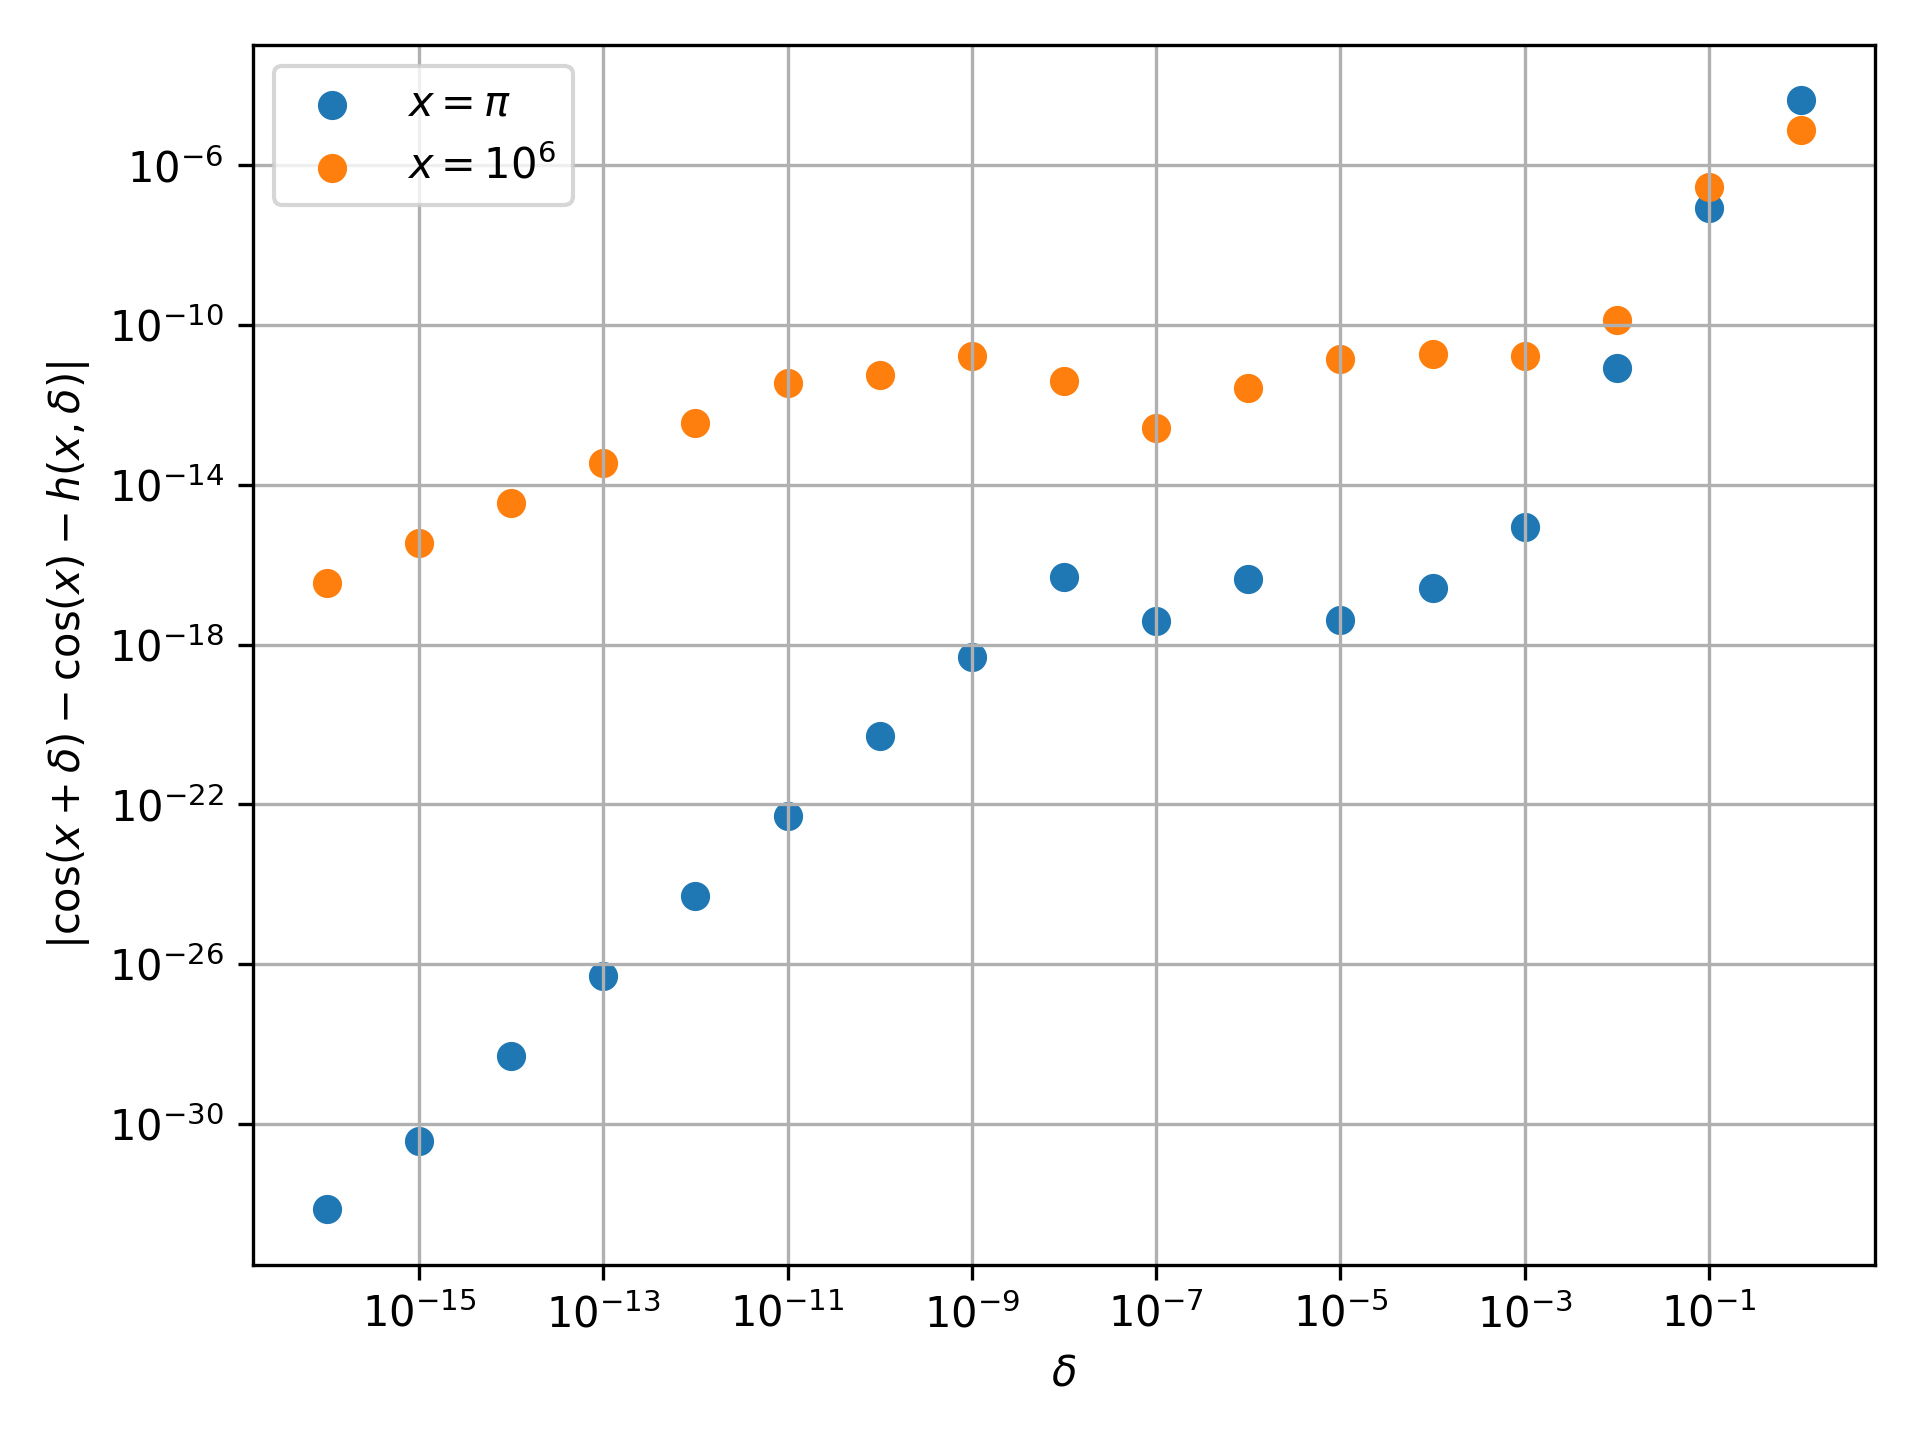

This figure's Python source:
import numpy as np
import matplotlib.pyplot as plt


def f(x, delta):
    return np.cos(x + delta) - np.cos(x)


def h(x, delta):
    n = 100
    h_arr = np.empty(delta.shape)
    for i in range(0, len(delta)):
        xi = np.linspace(x, x + delta[i], n)
        h_temp = -delta[i] * np.sin(x) - delta[i] ** 2 * np.cos(xi) / 2.
        diff = np.abs(h_temp - f(x, delta[i]))
        h_arr[i] = h_temp[diff == min(diff)][0]
    return h_arr


delta_arr = 10. ** np.array(range(-16, 1))

fig, ax = plt.subplots(layout="tight")
ax.scatter(delta_arr, np.abs(h(np.pi, delta_arr) - f(np.pi, delta_arr)), label="$x=\\pi$")
ax.scatter(delta_arr, np.abs(h(1e6, delta_arr) - f(1e6, delta_arr)), label="$x=10^6$")

ax.set(xscale='log', yscale='log', xlabel="$\\delta$", ylabel="$|\\cos(x+\\delta) - \\cos(x) - h(x,\\delta)|$")
ax.grid()
ax.legend()
plt.savefig("problem_5c.png", dpi=300)
# plt.show()
